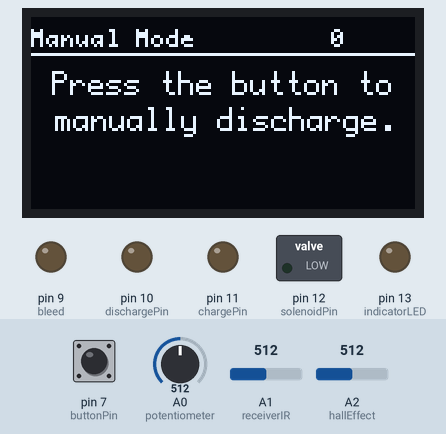
Recording of a sketch running on a simulated Arduino Uno, built with avr-gcc and run on an emulated ATmega328P. On the bench: 128×64 one-colour display, switched loads named in the sketch (green lamp = pin HIGH), output pins drawn as LEDs (lit = HIGH). Inputs (shaded band) come from the test bench; at power-on: pin 7 (buttonPin) HIGH, A0 (potentiometer) = 512, A1 (receiverIR) = 512, A2 (hallEffect) = 512.

Above: at 4.3 s.
4.4 s: pin 7 (buttonPin) pulled LOW for 0.15 s
At 4.9 s:
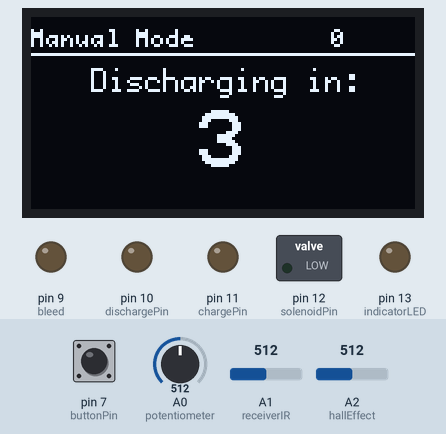
7.5 s: A0 (potentiometer) set to 716
At 9.3 s:
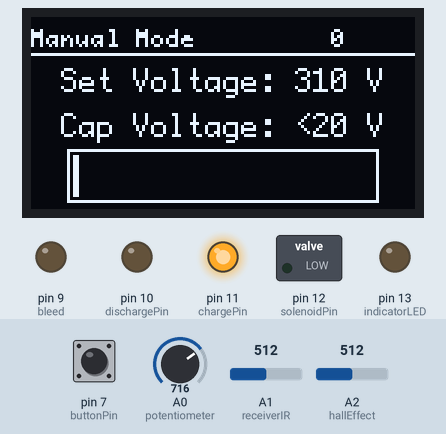
10.4 s: pin 7 (buttonPin) pulled LOW for 1 s
At 12.6 s:
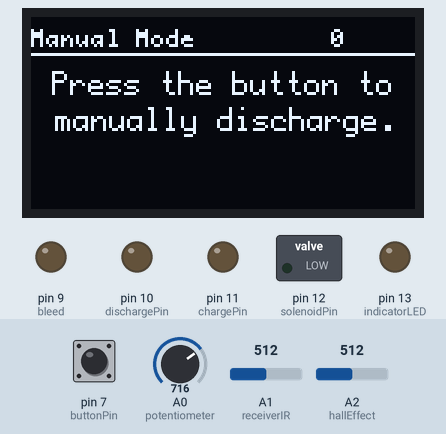
13.3 s: pin 7 (buttonPin) pulled LOW for 3.2 s
At 18.4 s:
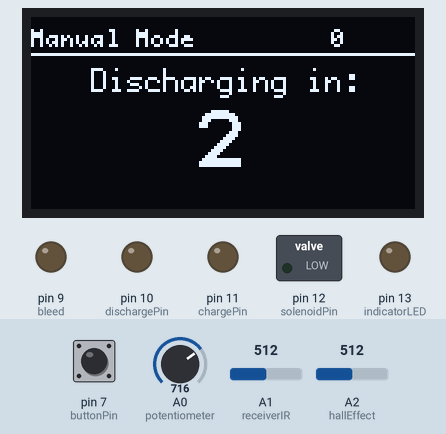
19.5 s: A0 (potentiometer) set to 900
At 20.89 s:
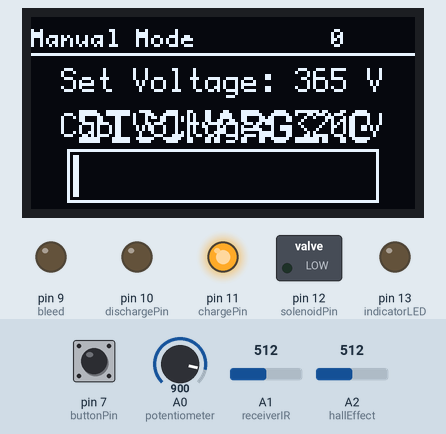
22.4 s: A0 (potentiometer) set to 1023
At 23.9 s:
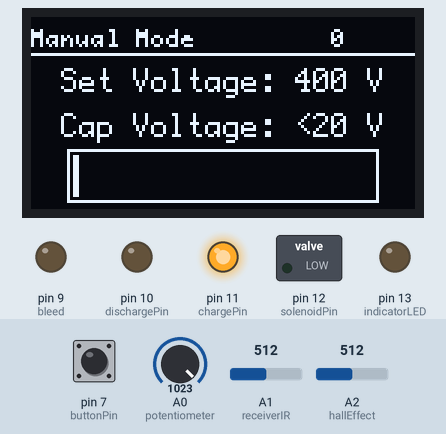
Timing chart, 0 to 25.0 s (numbered marks = the images above; inputs shaded):
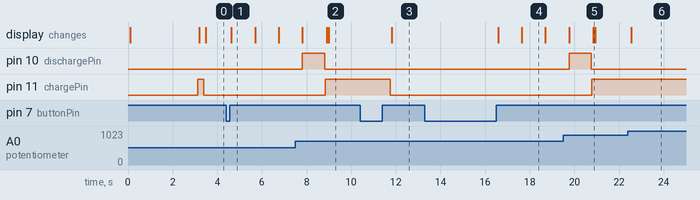

Measured:
- after the input at 4.4 s, the display: changes after 0.23 s (image 1)
- after the input at 10.4 s, pin 11 (chargePin): HIGH → LOW after 1.3 s; the display: changes after 1.4 s (image 3)
- after the input at 13.3 s, the display: first changes after 3.3 s (image 4 shows a later state)
- after the input at 22.4 s, the display: changes after 0.14 s (image 6)
- what the display in image 1 shows lasts 1.1 s, from 4.6 s to 5.7 s

The sketch:

code.ino
```cpp
#include <U8g2lib.h>
#include <math.h>
#include <FreqMeasure.h>

// Initialize display with a single font for efficiency
U8G2_SSD1306_128X64_NONAME_F_HW_I2C u8g2(U8G2_R0, -1, A5, A4);

uint16_t capVoltage = 0, setVoltage = 0; // Changed from float to uint16_t
uint16_t frequency = 0; // Changed from float to uint16_t

const uint8_t potentiometer = A0, receiverIR = A1, hallEffect = A2;
const uint8_t buttonPin = 7, bleed = 9, dischargePin = 10, chargePin = 11, solenoidPin = 12, indicatorLED = 13;
const uint8_t debounce = 20, holdTime = 2000;

bool mode = false;
double sum=0;
int count=0;

int hallValue;
int b = 0; // value read from button
int blast = 0; // buffered value of the button's previous state
unsigned long bdown; // time the button was pressed down
unsigned long bup; // time the button was released

#define centreX(text) ((128 - u8g2.getStrWidth(text)) / 2)

void setup() {
  Serial.begin(57600);  // Start serial communication
  FreqMeasure.begin();

  pinMode(bleed, OUTPUT);
  pinMode(buttonPin, INPUT);
  pinMode(chargePin, OUTPUT);
  pinMode(dischargePin, OUTPUT);
  pinMode(indicatorLED, OUTPUT);
  pinMode(solenoidPin, OUTPUT);

  digitalWrite(buttonPin, HIGH); // pull-up 20k
  digitalWrite(indicatorLED, LOW);

  u8g2.begin();  // Initialize the display
  u8g2.clearBuffer();  // Clear the display buffer

  // Set a single font for efficiency
  u8g2.setFont(u8g2_font_profont12_tr);
  u8g2.setCursor(30, 20);
  u8g2.print(F("James Bray's"));
  u8g2.setCursor(1, 40);
  u8g2.setFont(u8g2_font_profont17_tr);
  u8g2.print(F("Marble Machine"));
  u8g2.setCursor(34, 60);
  u8g2.setFont(u8g2_font_profont10_tr);
  u8g2.print(F("2024 11A_EST1"));
  u8g2.sendBuffer();
  delay(3000);
  u8g2.clearBuffer();
}

void charging() {
  digitalWrite(chargePin, HIGH);
  u8g2.setFont(u8g2_font_profont12_tr);
  u8g2.setCursor(centreX("Set Voltage: 000 V"), 25);
  u8g2.print(F("Set Voltage: "));
  u8g2.print(setVoltage);
  u8g2.print(F(" V"));

  u8g2.setCursor(centreX("Cap Voltage: 000 V"), 40);
  u8g2.print(F("Cap Voltage: "));

  if (capVoltage < 20) {
    u8g2.print(F("<20 V"));
  } else {
    u8g2.print(capVoltage);
    u8g2.print(F(" V"));
  }

  u8g2.setBitmapMode(1);
  u8g2.drawFrame(12, 44, 104, 18);
  u8g2.drawBox(14, 46, (capVoltage * 100 / setVoltage), 14);
}

void automatic() {
  digitalWrite(chargePin, LOW);
  discharge();
}

void manual() {
  digitalWrite(chargePin, LOW);
  u8g2.clearBuffer();
  mode = false;
  drawHeader();
  u8g2.setFont(u8g2_font_profont12_tr);
  u8g2.setCursor(centreX("Press the button to"), 26);
  u8g2.print(F("Press the button to"));
  u8g2.setCursor(centreX("manually discharge."), 38);
  u8g2.print(F("manually discharge."));
  u8g2.sendBuffer();

  // Wait until the button is released
  while (digitalRead(buttonPin) == HIGH);

  // Debounce: wait for stable LOW state
  delay(debounce);

  // Check if the button is released (button is LOW)
  if (digitalRead(buttonPin) == LOW) {
    unsigned long startTime = millis(); // Start timer after button release

    while (true) {
      // Wait for the button to be pressed again (HIGH state)
      while (digitalRead(buttonPin) == LOW) {
        // Check if 5 seconds have passed since the button was released
        if (millis() - startTime > 5000) {
          return; // Exit the function after 5 seconds of no input
        }
      }

      // Button pressed, debounce
      delay(debounce);

      // If button is pressed (HIGH state) within 5 seconds, proceed with discharge
      if (digitalRead(buttonPin) == HIGH) {
        discharge(); // Call discharge function
        break;
      }
    }
  }
}


void discharge() {
  for (int8_t i = 3; i > 0; i--) {
    u8g2.clearBuffer();
    drawHeader();
    u8g2.setCursor(20, 25);
    u8g2.setFont(u8g2_font_profont12_tr);
    u8g2.print(F("Discharging in:"));
    u8g2.setCursor(56, 50);
    u8g2.setFont(u8g2_font_profont29_tr);
    u8g2.print(i);
    u8g2.sendBuffer();
    delay(1000);
  }
  u8g2.clearBuffer();
  drawHeader();
  u8g2.setCursor(16, 42);
  u8g2.setFont(u8g2_font_profont17_tr);
  u8g2.print(F("DISCHARGING"));
  u8g2.sendBuffer();
  digitalWrite(solenoidPin, HIGH);
  while (analogRead(receiverIR) < 512);
  digitalWrite(solenoidPin, LOW);
  digitalWrite(dischargePin, HIGH);
  delay(1000);
  digitalWrite(dischargePin, LOW);
}

void drawHeader() {
  u8g2.setFont(u8g2_font_profont10_tr);
  u8g2.drawLine(0, 12, 128, 12);
  u8g2.setCursor(0, 10);
  u8g2.print(mode ? F("Automatic Mode") : F("Manual Mode"));
  u8g2.setCursor(100, 10);
  u8g2.print(frequency);
}

void checkButton() {
  static enum { IDLE, PRESSED, HELD } buttonState = IDLE;
  b = digitalRead(buttonPin);

  switch (buttonState) {
    case IDLE:
      // Detect button press (transition from LOW to HIGH for normally closed)
      if (b == HIGH && (millis() - bup) > debounce) {
        bdown = millis(); // Record when the button was pressed down
        buttonState = PRESSED;
      }
      break;

    case PRESSED:
      // Check if button has been held long enough for a long press
      if (b == HIGH && (millis() - bdown) >= holdTime) {
        manual(); // Trigger the long press action
        buttonState = HELD;
      }
      // If the button is released before holdTime, it's a short press
      else if (b == LOW) {
        if ((millis() - bdown) > debounce) {
          mode = !mode; // Toggle mode on short press
        }
        bup = millis(); // Record the time when the button was released
        buttonState = IDLE;
      }
      break;

    case HELD:
      // Wait for the button to be released after a long press
      if (b == LOW) {
        bup = millis(); // Record when the button was released
        buttonState = IDLE;
      }
      break;
  }

  blast = b; // Update the last button state
}


void loop() {
  static float f;
  delay(10);
  u8g2.clearBuffer();

  // Ensure you only calculate frequency after a certain interval
  if (FreqMeasure.available()) {
    // average several reading together
    f = FreqMeasure.read();
    sum = sum + f;
    count = count + 1;
    if (count > 1) {
      frequency = FreqMeasure.countToFrequency(sum / count);
      sum = 0;
      count = 0;
    }
  }

  checkButton();
  drawHeader();

  hallValue = analogRead(hallEffect);

  setVoltage = map(analogRead(potentiometer), 10, 1013, 20, 80) * 5;
  capVoltage = (uint16_t)(47.05 * exp(0.002425 * frequency)) - 37.87;
  if (setVoltage > capVoltage) {
    charging();
  } else {
    mode ? automatic() : manual();
  }

  u8g2.sendBuffer();
}
```
